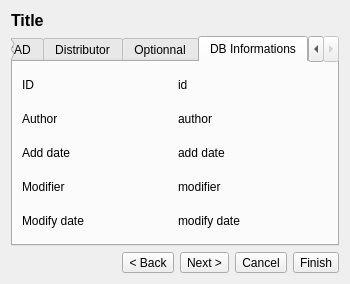
<?xml version="1.0" encoding="UTF-8"?>
<ui version="4.0">
 <class>ComponentEditor</class>
 <widget class="QDialog" name="ComponentEditor">
  <property name="geometry">
   <rect>
    <x>0</x>
    <y>0</y>
    <width>350</width>
    <height>266</height>
   </rect>
  </property>
  <property name="windowTitle">
   <string>Dialog</string>
  </property>
  <layout class="QGridLayout" name="gridLayout">
   <item row="3" column="1">
    <layout class="QHBoxLayout" name="horizontalLayout">
     <property name="topMargin">
      <number>0</number>
     </property>
     <item>
      <spacer name="horizontalSpacer">
       <property name="orientation">
        <enum>Qt::Horizontal</enum>
       </property>
       <property name="sizeHint" stdset="0">
        <size>
         <width>40</width>
         <height>20</height>
        </size>
       </property>
      </spacer>
     </item>
     <item>
      <widget class="QToolButton" name="tbBack">
       <property name="text">
        <string>&lt; Back</string>
       </property>
      </widget>
     </item>
     <item>
      <widget class="QToolButton" name="tbNext">
       <property name="text">
        <string>Next &gt;</string>
       </property>
      </widget>
     </item>
     <item>
      <widget class="QToolButton" name="tbCancel">
       <property name="text">
        <string>Cancel</string>
       </property>
      </widget>
     </item>
     <item>
      <widget class="QToolButton" name="tbFinish">
       <property name="text">
        <string>Finish</string>
       </property>
      </widget>
     </item>
    </layout>
   </item>
   <item row="1" column="1">
    <widget class="QLabel" name="lbTitle">
     <property name="font">
      <font>
       <pointsize>12</pointsize>
       <weight>75</weight>
       <bold>true</bold>
      </font>
     </property>
     <property name="text">
      <string>Title</string>
     </property>
    </widget>
   </item>
   <item row="2" column="1">
    <widget class="QTabWidget" name="tabWidget">
     <property name="currentIndex">
      <number>5</number>
     </property>
     <widget class="QWidget" name="tab">
      <attribute name="title">
       <string>Information</string>
      </attribute>
      <layout class="QGridLayout" name="gridLayout_2">
       <item row="8" column="0">
        <widget class="QLabel" name="label_16">
         <property name="text">
          <string>Comment</string>
         </property>
        </widget>
       </item>
       <item row="7" column="1">
        <widget class="QLineEdit" name="leDescription"/>
       </item>
       <item row="5" column="0">
        <widget class="QLabel" name="label_3">
         <property name="text">
          <string>Specification</string>
         </property>
        </widget>
       </item>
       <item row="2" column="0">
        <widget class="QLabel" name="label">
         <property name="text">
          <string>Category</string>
         </property>
        </widget>
       </item>
       <item row="4" column="0">
        <widget class="QLabel" name="label_2">
         <property name="text">
          <string>SubCategory</string>
         </property>
        </widget>
       </item>
       <item row="6" column="0">
        <widget class="QLabel" name="label_7">
         <property name="text">
          <string>Value</string>
         </property>
        </widget>
       </item>
       <item row="7" column="0">
        <widget class="QLabel" name="label_8">
         <property name="text">
          <string>Description</string>
         </property>
        </widget>
       </item>
       <item row="4" column="1">
        <widget class="QComboBox" name="cmbSubCategory">
         <property name="editable">
          <bool>false</bool>
         </property>
         <property name="sizeAdjustPolicy">
          <enum>QComboBox::AdjustToContentsOnFirstShow</enum>
         </property>
        </widget>
       </item>
       <item row="2" column="1">
        <widget class="QComboBox" name="cmbCategory">
         <property name="editable">
          <bool>false</bool>
         </property>
         <property name="sizeAdjustPolicy">
          <enum>QComboBox::AdjustToContentsOnFirstShow</enum>
         </property>
        </widget>
       </item>
       <item row="6" column="1">
        <widget class="QLineEdit" name="leValue"/>
       </item>
       <item row="8" column="1">
        <widget class="QLineEdit" name="leComment"/>
       </item>
       <item row="5" column="1">
        <widget class="QLineEdit" name="leSpecification"/>
       </item>
      </layout>
     </widget>
     <widget class="QWidget" name="tab_5">
      <attribute name="title">
       <string>Details</string>
      </attribute>
      <layout class="QGridLayout" name="gridLayout_6">
       <item row="1" column="1">
        <widget class="QLabel" name="label_9">
         <property name="text">
          <string>Manuf</string>
         </property>
        </widget>
       </item>
       <item row="1" column="2">
        <widget class="QComboBox" name="cmbManufacturer"/>
       </item>
       <item row="2" column="1">
        <widget class="QLabel" name="label_10">
         <property name="text">
          <string>ManufRef</string>
         </property>
        </widget>
       </item>
       <item row="2" column="2">
        <widget class="QLineEdit" name="leManufRef"/>
       </item>
       <item row="3" column="1">
        <widget class="QLabel" name="label_17">
         <property name="text">
          <string>Standard</string>
         </property>
        </widget>
       </item>
       <item row="4" column="2">
        <widget class="QLineEdit" name="leStandard"/>
       </item>
       <item row="5" column="1">
        <widget class="QLabel" name="label_21">
         <property name="text">
          <string>ComponentStatus</string>
         </property>
        </widget>
       </item>
       <item row="5" column="2">
        <widget class="QComboBox" name="cmbComponentStatus"/>
       </item>
       <item row="3" column="2">
        <layout class="QHBoxLayout" name="layStandard">
         <property name="topMargin">
          <number>10</number>
         </property>
        </layout>
       </item>
      </layout>
     </widget>
     <widget class="QWidget" name="tab_6">
      <attribute name="title">
       <string>CAD</string>
      </attribute>
      <layout class="QGridLayout" name="gridLayout_7">
       <item row="0" column="0">
        <widget class="QLabel" name="label_14">
         <property name="text">
          <string>DevicePackage</string>
         </property>
        </widget>
       </item>
       <item row="0" column="1">
        <widget class="QComboBox" name="cmbDevicePackage"/>
       </item>
       <item row="1" column="0">
        <widget class="QLabel" name="label_15">
         <property name="text">
          <string>PackageCode</string>
         </property>
        </widget>
       </item>
       <item row="1" column="1">
        <widget class="QComboBox" name="cmbPackageCode"/>
       </item>
      </layout>
     </widget>
     <widget class="QWidget" name="tab_2">
      <attribute name="title">
       <string>Distributor</string>
      </attribute>
      <layout class="QGridLayout" name="gridLayout_3">
       <item row="0" column="0">
        <widget class="QLabel" name="label_11">
         <property name="text">
          <string>DistribList</string>
         </property>
        </widget>
       </item>
       <item row="0" column="1">
        <widget class="QComboBox" name="cmbDistributor"/>
       </item>
       <item row="1" column="0">
        <widget class="QLabel" name="label_12">
         <property name="text">
          <string>DistribRef</string>
         </property>
        </widget>
       </item>
       <item row="1" column="1">
        <widget class="QLineEdit" name="leDistribRef"/>
       </item>
       <item row="2" column="0">
        <widget class="QLabel" name="label_13">
         <property name="text">
          <string>DistribQuantityList</string>
         </property>
        </widget>
       </item>
       <item row="2" column="1">
        <widget class="QLineEdit" name="leDistribQuantityList"/>
       </item>
      </layout>
     </widget>
     <widget class="QWidget" name="tab_3">
      <attribute name="title">
       <string>Optionnal</string>
      </attribute>
      <layout class="QGridLayout" name="gridLayout_4">
       <item row="0" column="0">
        <widget class="QLabel" name="label_18">
         <property name="text">
          <string>AccessoryIDList</string>
         </property>
        </widget>
       </item>
       <item row="0" column="1">
        <widget class="QLineEdit" name="leAccessoryIDList"/>
       </item>
       <item row="1" column="0">
        <widget class="QLabel" name="label_19">
         <property name="text">
          <string>SimilarIDList</string>
         </property>
        </widget>
       </item>
       <item row="1" column="1">
        <widget class="QLineEdit" name="leSimilarIDList"/>
       </item>
       <item row="2" column="0">
        <widget class="QLabel" name="label_20">
         <property name="text">
          <string>AlternativeIDList</string>
         </property>
        </widget>
       </item>
       <item row="2" column="1">
        <widget class="QLineEdit" name="leAlternativeIDList"/>
       </item>
      </layout>
     </widget>
     <widget class="QWidget" name="tab_4">
      <attribute name="title">
       <string>DB Informations</string>
      </attribute>
      <layout class="QGridLayout" name="gridLayout_5">
       <item row="2" column="2">
        <widget class="QLabel" name="lbAddDate">
         <property name="text">
          <string>add date</string>
         </property>
        </widget>
       </item>
       <item row="4" column="0">
        <widget class="QLabel" name="label_5">
         <property name="text">
          <string>Modify date</string>
         </property>
        </widget>
       </item>
       <item row="0" column="2">
        <widget class="QLabel" name="lbID">
         <property name="text">
          <string>id</string>
         </property>
        </widget>
       </item>
       <item row="1" column="2">
        <widget class="QLabel" name="lbAuthor">
         <property name="text">
          <string>author</string>
         </property>
        </widget>
       </item>
       <item row="1" column="0">
        <widget class="QLabel" name="label_22">
         <property name="text">
          <string>Author</string>
         </property>
        </widget>
       </item>
       <item row="0" column="0">
        <widget class="QLabel" name="label_6">
         <property name="text">
          <string>ID</string>
         </property>
        </widget>
       </item>
       <item row="2" column="0">
        <widget class="QLabel" name="label_4">
         <property name="text">
          <string>Add date</string>
         </property>
        </widget>
       </item>
       <item row="4" column="2">
        <widget class="QLabel" name="lbModifyDate">
         <property name="text">
          <string>modify date</string>
         </property>
        </widget>
       </item>
       <item row="3" column="0">
        <widget class="QLabel" name="label_23">
         <property name="text">
          <string>Modifier</string>
         </property>
        </widget>
       </item>
       <item row="3" column="2">
        <widget class="QLabel" name="lbModifier">
         <property name="text">
          <string>modifier</string>
         </property>
        </widget>
       </item>
      </layout>
     </widget>
    </widget>
   </item>
  </layout>
 </widget>
 <resources/>
 <connections/>
</ui>
